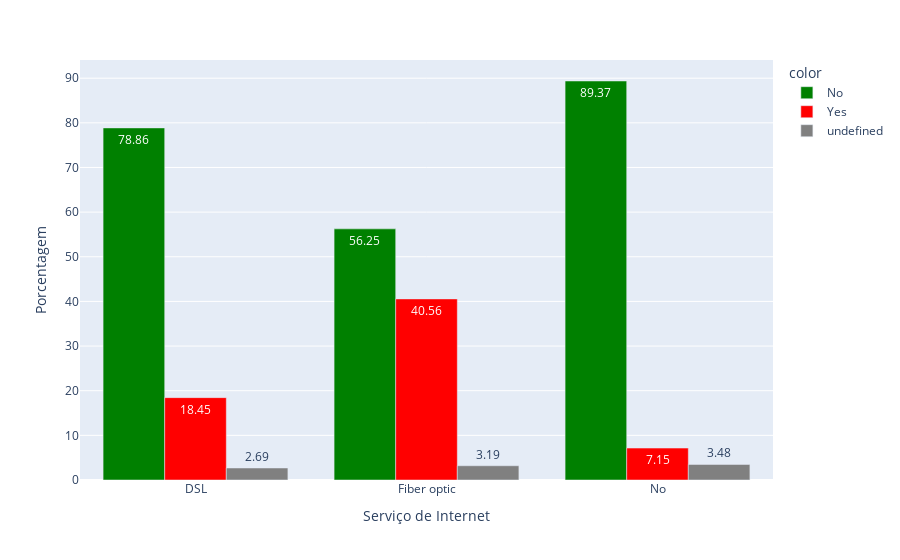

Source (notebook cell):
### Markdown cell above
Vimos que o churn está seguindo basicamente a mesma distribuição nas três classes da variável `multiplas_linhas`, portanto é possível afirmar que não há relação entre a ocorrência de `churn` e as variáveis `multiplas_linhas` e `servico_telefone`

### Code cell
# Distrubição de churn com relação ao serviço de internet contratado pelos clientes
cross_churn_internet = pd.crosstab(dados.churn, dados.servico_internet, normalize='columns').unstack().reset_index().rename(columns={0:'percent'})
cross_churn_internet.percent = round(cross_churn_internet.percent * 100, 2)
print('Variável "servico_internet"')
display(cross_churn_internet)

bar = px.bar(x=cross_churn_internet.servico_internet,y=cross_churn_internet.percent, labels={'x':'Serviço de Internet', 'y':'Porcentagem'}, text_auto=True, color=cross_churn_internet.churn, barmode='group',
color_discrete_sequence=['green','red','grey'])

bar.show()

### Figure 1 — Plotly figure (JSON) as saved in the notebook; plotly's stock layout.template omitted (floating-point values rounded to 4 significant figures)
{"data": [{"alignmentgroup": "True", "hovertemplate": "color=No<br>Serviço de Internet=%{x}<br>Porcentagem=%{y}<extra></extra>", "legendgroup": "No", "marker": {"color": "green", "pattern": {"shape": ""}}, "name": "No", "offsetgroup": "No", "orientation": "v", "showlegend": true, "textposition": "auto", "texttemplate": "%{y}", "x": ["DSL", "Fiber optic", "No"], "xaxis": "x", "y": [78.86, 56.25, 89.37], "yaxis": "y", "type": "bar"}, {"alignmentgroup": "True", "hovertemplate": "color=Yes<br>Serviço de Internet=%{x}<br>Porcentagem=%{y}<extra></extra>", "legendgroup": "Yes", "marker": {"color": "red", "pattern": {"shape": ""}}, "name": "Yes", "offsetgroup": "Yes", "orientation": "v", "showlegend": true, "textposition": "auto", "texttemplate": "%{y}", "x": ["DSL", "Fiber optic", "No"], "xaxis": "x", "y": [18.45, 40.56, 7.15], "yaxis": "y", "type": "bar"}, {"alignmentgroup": "True", "hovertemplate": "color=undefined<br>Serviço de Internet=%{x}<br>Porcentagem=%{y}<extra></extra>", "legendgroup": "undefined", "marker": {"color": "grey", "pattern": {"shape": ""}}, "name": "undefined", "offsetgroup": "undefined", "orientation": "v", "showlegend": true, "textposition": "auto", "texttemplate": "%{y}", "x": ["DSL", "Fiber optic", "No"], "xaxis": "x", "y": [2.69, 3.19, 3.48], "yaxis": "y", "type": "bar"}], "layout": {"xaxis": {"anchor": "y", "domain": [0, 1], "title": {"text": "Serviço de Internet"}}, "yaxis": {"anchor": "x", "domain": [0, 1], "title": {"text": "Porcentagem"}}, "legend": {"title": {"text": "color"}, "tracegroupgap": 0}, "margin": {"t": 60}, "barmode": "group"}}
